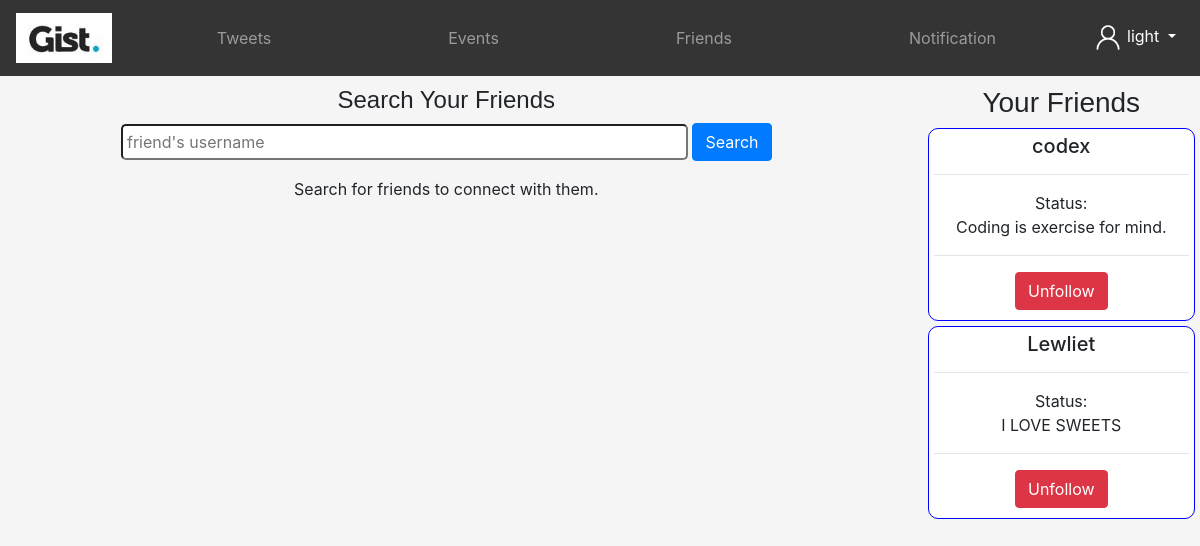
Screenshot of /friends (signed in) with the database file from the repository.
### tables this page shows
CREATE TABLE "Users" (
	"username"	TEXT,
	"email"	TEXT COLLATE UTF16CI,
	"password"	TEXT,
	"id"	INTEGER,
	"status"	TEXT DEFAULT NULL,
	"numFriends"	NUMERIC DEFAULT 0,
	"numEvents"	INTEGER DEFAULT 0,
	"numTweets"	INTEGER DEFAULT 0,
	"friends"	TEXT DEFAULT NULL
);

### main.py (the view, shortened to what this page needs)
@app.route('/friends', methods = ['POST', 'GET'])
def friends():
    if 'id' in session:
        username = session['username']
        friendsdata = fetchFriendsdata(username)
        frndRequests = fetchFriendRequests(username)
        if(len(frndRequests) > 0):
            return render_template('friends.html', msg = "Search for friends to connect with them.", friends = friendsdata, alert = len(frndRequests))
        return render_template('friends.html', msg = "Search for friends to connect with them.", friends = friendsdata)
    return render_template('friends.html', msg = "Search for friends to connect with them.")

### pydb.py (called while the page is built)
def fetchUser(username):
    conn = sqlite3.connect('database.db')
    cur = conn.cursor()
    cur.execute("SELECT * FROM Users WHERE username = ?", (username,))
    row = cur.fetchall()
    conn.close()
    print(row)
    return row

def fetchFriends(username):
    data = fetchUser(username)
    friends = []
    if(data[0][8] != None):
        friends = data[0][8].split(',')
    return friends

def fetchFriendsdata(username):
    friends = fetchFriends(username)
    friendsdata = []
    for i in friends:
        frd = fetchUser(i)
        friendsdata.append(frd)
    return friendsdata

def fetchFriendRequests(username):
    con = sqlite3.connect('database.db')
    cur = con.cursor()
    cur.execute("SELECT * FROM frequest WHERE toUser = ?", (username, ))
    row = cur.fetchall()
    con.close()
    return row

### templates/friends.html (shortened to what this page needs)
<!DOCTYPE html>
<html lang="en">
<head>
    <link rel="stylesheet" href="https://cdn.jsdelivr.net/npm/bootstrap@4.5.3/dist/css/bootstrap.min.css">
</head>
<body style="background-color: whitesmoke;">
    <nav class="navbar navbar-expand-md navbar-dark bg-blak sticky-top" style="background-color: rgba(52, 52, 52) !important;">
        <a class="navbar-brand text-white" href="/home"><img src="../static/assets/img/gist.jpg" height="50px"></a>
        <div class="collapse navbar-collapse" id="navmenu">
            <ul class="navbar-nav mx-auto">
                <li class="nav-item">
                    <a href="/tweets" class="nav-link">
                        <center>
                            Tweets
                        </center>
                    </a>
                </li>
            </ul>
            <ul class="navbar-nav mx-auto">
                <li class="nav-item">
                    <a href="/events" class="nav-link">
                        <center>
                            Events
                        </center>
                    </a>
            </ul>
            <ul class="navbar-nav mx-auto">
              <li class="nav-item">
                  <a href="/friends" class="nav-link">
                      <center>
                          Friends
                      </center>
                  </a>
              </li>
          </ul>
            <ul class="navbar-nav mx-auto">
              <li class="nav-item">
                  <a href="/notifications" class="nav-link">
                      <center>
                          Notification {% if alert %}<span style="border-radius: 50%; width: 25px;" class="badge badge-danger">{{alert}}</span>{% endif %}
                      </center>
                  </a>
              </li>
          </ul>
            <ul class="navbar-nav">
                <li class="nav-item dropdown text-center">
                    <a class="nav-link dropdown-toggle text-white" href="#" id="navbarDropdown" role="button" data-toggle="dropdown" aria-haspopup="true" aria-expanded="false">
                        <img src="../static/assets/img/person.png" height="30px" width="30px">
                        {{session['username']}}
                    </a>
                </li>
            </ul>
        </div>
    </nav>
      <div class="row" style="margin-top: 10px;">
          <div class="col-sm-9">
              <h4 style="text-align: center; font-family: sans-serif;">Search Your Friends</h4>
                <form action="/friends" method="POST">
                    <div class="wd-100 d-flex justify-content-center" style="align-content: center;">
                        <div class="form-group">
                            <input size="50px" style="align-self: center; vertical-align: middle; padding: 4px; border-radius: 5px;" type="text" placeholder="friend's username" name = "suser" autocomplete="off">
                            <button style="align-self: center;" class="btn btn-primary" type="submit">Search</button>
                        </div>
                    </div>
                </form>
                <div>
                    <div>
                        <p style="text-align: center;">{{msg}}</p>
                    </div>
                </div>
          </div>
          <div class="col-sm-3">
              <h3 style="text-align: center; font-family: sans-serif;">Your Friends</h3>
              {% for friend in friends %}
                {% for data in friend%}
              <div style="background-color: white; margin: 5px; padding: 5px; border-radius: 10px; border: 1px solid blue; align-content: center;">
                  <h5 style="text-align: center;">{{data[0]}}</h5>
                  <hr>
                  <p style="text-align: center;">Status: <br>{{data[4]}}</p>
                  <hr>
                  <form style="align-content: center;" action="/unfollow" method="POST">
                    <div class="wd-100 d-flex justify-content-center" style="align-content: center;">
                        <button class="btn btn-danger" type="submit" style="margin-bottom: 5px;">Unfollow</button>
                    </div>
                  </form>
              </div>
                {% endfor %}
              {% endfor %}
          </div>
      </div>
</body>
</html>

### rows the page displays
Users: username "codex", status "Coding is exercise for mind."
Users: username "Lewliet", status "I LOVE SWEETS"

### other values shown
{{ session['username'] }} "light"
{{ msg }} "Search for friends to connect with them."
